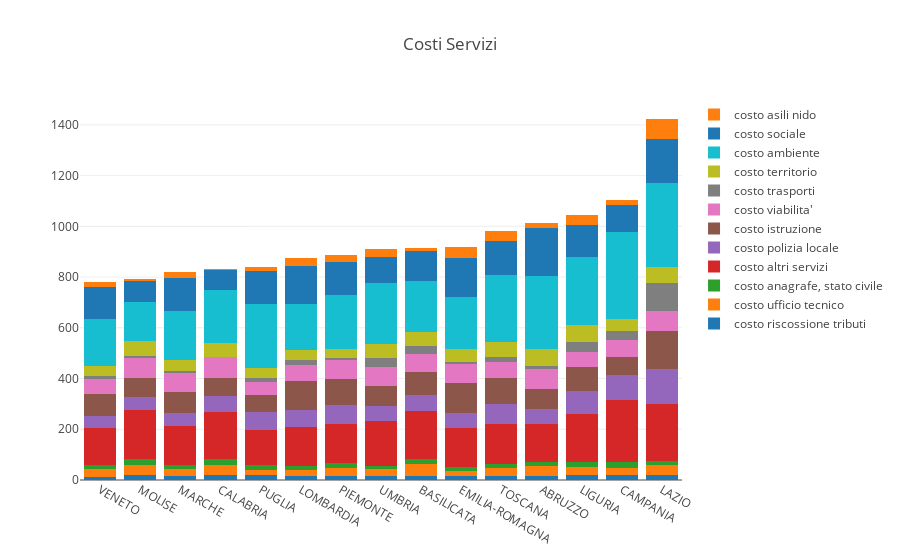

Notebook cell for this chart:
### Markdown cell above
La tabella mostra come la regione con in costi piu' bassi in base al numero dei contribuenti sia il **Veneto** mentre quella con i costi piu' alti sia il **Lazio**.

### Code cell
data = []

for c in df_costi_medi_per_regione.columns[:-1]:
    trace = go.Bar(
        x = df_costi_medi_per_regione.index.values,
        y = df_costi_medi_per_regione[c],
        name = c
    )
    data.append(trace)

layout = go.Layout(
    barmode='stack',
    title = 'Costi Servizi'
)

fig = go.Figure(data=data, layout=layout)
py.iplot(fig)

# path = py.plot(fig, include_plotlyjs=True, auto_open=False)
# from IPython.core.display import HTML
# with open(path.replace('file://',''),'r') as f:
#     h = HTML(f.read())
# display(h)

### Figure 1 — Plotly figure (JSON) as saved in the notebook; plotly's stock layout.template omitted (floating-point values rounded to 4 significant figures)
{"data": [{"name": "costo riscossione tributi", "type": "bar", "x": ["VENETO", "MOLISE", "MARCHE", "CALABRIA", "PUGLIA", "LOMBARDIA", "PIEMONTE", "UMBRIA", "BASILICATA", "EMILIA-ROMAGNA", "TOSCANA", "ABRUZZO", "LIGURIA", "CAMPANIA", "LAZIO"], "y": [11.07, 20.63, 14.55, 20.45, 18.68, 14.83, 15.2, 14.42, 15.4, 14.31, 17.51, 17.39, 18.7, 19.9, 21.0]}, {"name": "costo ufficio tecnico", "type": "bar", "x": ["VENETO", "MOLISE", "MARCHE", "CALABRIA", "PUGLIA", "LOMBARDIA", "PIEMONTE", "UMBRIA", "BASILICATA", "EMILIA-ROMAGNA", "TOSCANA", "ABRUZZO", "LIGURIA", "CAMPANIA", "LAZIO"], "y": [31.69, 39.34, 29.81, 38.14, 21.93, 24.35, 32.8, 28.0, 46.82, 23.07, 30.15, 36.63, 32.58, 29.29, 37.89]}, {"name": "costo anagrafe, stato civile", "type": "bar", "x": ["VENETO", "MOLISE", "MARCHE", "CALABRIA", "PUGLIA", "LOMBARDIA", "PIEMONTE", "UMBRIA", "BASILICATA", "EMILIA-ROMAGNA", "TOSCANA", "ABRUZZO", "LIGURIA", "CAMPANIA", "LAZIO"], "y": [14.76, 21.32, 15.47, 23.95, 16.79, 15.09, 17.8, 14.47, 22.48, 12.88, 13.71, 16.78, 19.58, 21.3, 17.92]}, {"name": "costo altri servizi", "type": "bar", "x": ["VENETO", "MOLISE", "MARCHE", "CALABRIA", "PUGLIA", "LOMBARDIA", "PIEMONTE", "UMBRIA", "BASILICATA", "EMILIA-ROMAGNA", "TOSCANA", "ABRUZZO", "LIGURIA", "CAMPANIA", "LAZIO"], "y": [146.2, 193.1, 153.1, 186.9, 140.8, 153.0, 154.3, 176.4, 187.7, 153.9, 159.1, 149.8, 191.1, 244.1, 223.1]}, {"name": "costo polizia locale", "type": "bar", "x": ["VENETO", "MOLISE", "MARCHE", "CALABRIA", "PUGLIA", "LOMBARDIA", "PIEMONTE", "UMBRIA", "BASILICATA", "EMILIA-ROMAGNA", "TOSCANA", "ABRUZZO", "LIGURIA", "CAMPANIA", "LAZIO"], "y": [48.68, 54.37, 51.65, 61.63, 70.84, 67.94, 74.28, 58.75, 63.29, 60.39, 77.51, 57.4, 90.84, 101.0, 135.8]}, {"name": "costo istruzione", "type": "bar", "x": ["VENETO", "MOLISE", "MARCHE", "CALABRIA", "PUGLIA", "LOMBARDIA", "PIEMONTE", "UMBRIA", "BASILICATA", "EMILIA-ROMAGNA", "TOSCANA", "ABRUZZO", "LIGURIA", "CAMPANIA", "LAZIO"], "y": [84.65, 72.23, 81.69, 71.74, 64.33, 116.8, 103.0, 80.05, 90.88, 119.6, 102.6, 82.36, 91.66, 70.45, 152.9]}, {"name": "costo viabilita'", "type": "bar", "x": ["VENETO", "MOLISE", "MARCHE", "CALABRIA", "PUGLIA", "LOMBARDIA", "PIEMONTE", "UMBRIA", "BASILICATA", "EMILIA-ROMAGNA", "TOSCANA", "ABRUZZO", "LIGURIA", "CAMPANIA", "LAZIO"], "y": [61.38, 79.77, 77.51, 80.75, 52.56, 62.9, 77.45, 73.5, 68.57, 72.05, 62.73, 78.5, 61.03, 64.47, 77.55]}, {"name": "costo trasporti", "type": "bar", "x": ["VENETO", "MOLISE", "MARCHE", "CALABRIA", "PUGLIA", "LOMBARDIA", "PIEMONTE", "UMBRIA", "BASILICATA", "EMILIA-ROMAGNA", "TOSCANA", "ABRUZZO", "LIGURIA", "CAMPANIA", "LAZIO"], "y": [11.21, 7.208, 7.132, 2.206, 15.65, 19.88, 6.473, 33.84, 33.05, 7.348, 19.73, 11.98, 36.94, 36.42, 108.9]}, {"name": "costo territorio", "type": "bar", "x": ["VENETO", "MOLISE", "MARCHE", "CALABRIA", "PUGLIA", "LOMBARDIA", "PIEMONTE", "UMBRIA", "BASILICATA", "EMILIA-ROMAGNA", "TOSCANA", "ABRUZZO", "LIGURIA", "CAMPANIA", "LAZIO"], "y": [39.66, 60.22, 41.82, 55.84, 41.06, 39.5, 36.47, 57.4, 54.22, 54.6, 62.82, 64.84, 70.05, 46.79, 65.46]}, {"name": "costo ambiente", "type": "bar", "x": ["VENETO", "MOLISE", "MARCHE", "CALABRIA", "PUGLIA", "LOMBARDIA", "PIEMONTE", "UMBRIA", "BASILICATA", "EMILIA-ROMAGNA", "TOSCANA", "ABRUZZO", "LIGURIA", "CAMPANIA", "LAZIO"], "y": [184.9, 155.1, 193.4, 209.1, 251.1, 181.2, 213.0, 238.7, 201.3, 202.2, 263.7, 289.9, 265.9, 342.7, 330.9]}, {"name": "costo sociale", "type": "bar", "x": ["VENETO", "MOLISE", "MARCHE", "CALABRIA", "PUGLIA", "LOMBARDIA", "PIEMONTE", "UMBRIA", "BASILICATA", "EMILIA-ROMAGNA", "TOSCANA", "ABRUZZO", "LIGURIA", "CAMPANIA", "LAZIO"], "y": [127.0, 80.98, 129.5, 77.13, 130.4, 147.0, 128.7, 103.7, 120.6, 156.0, 133.7, 188.5, 127.0, 107.1, 171.8]}, {"name": "costo asili nido", "type": "bar", "x": ["VENETO", "MOLISE", "MARCHE", "CALABRIA", "PUGLIA", "LOMBARDIA", "PIEMONTE", "UMBRIA", "BASILICATA", "EMILIA-ROMAGNA", "TOSCANA", "ABRUZZO", "LIGURIA", "CAMPANIA", "LAZIO"], "y": [21.0, 10.01, 25.79, 2.226, 14.81, 32.49, 27.37, 30.66, 12.09, 42.85, 38.57, 18.5, 39.43, 19.26, 79.88]}], "layout": {"barmode": "stack", "title": "Costi Servizi"}}
